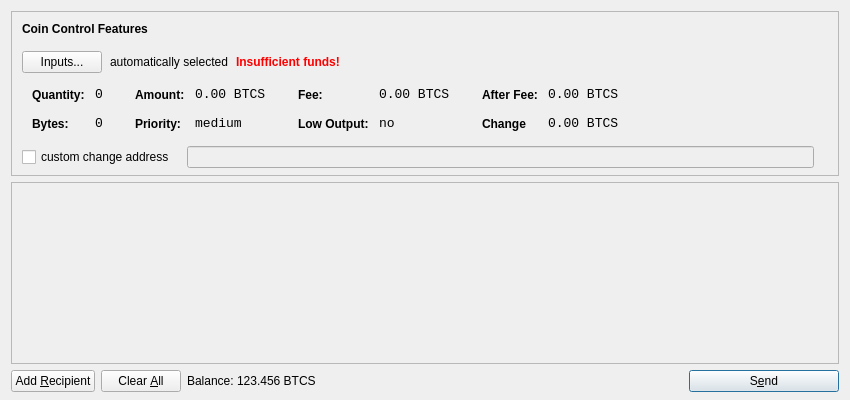
<?xml version="1.0" encoding="UTF-8"?>
<ui version="4.0">
 <class>SendCoinsDialog</class>
 <widget class="QDialog" name="SendCoinsDialog">
  <property name="geometry">
   <rect>
    <x>0</x>
    <y>0</y>
    <width>850</width>
    <height>400</height>
   </rect>
  </property>
  <property name="windowTitle">
   <string>Send Coins</string>
  </property>
  <layout class="QVBoxLayout" name="verticalLayout" stretch="0,1,0">
   <property name="bottomMargin">
    <number>8</number>
   </property>
   <item>
    <widget class="QFrame" name="frameCoinControl">
     <property name="sizePolicy">
      <sizepolicy hsizetype="Expanding" vsizetype="Expanding">
       <horstretch>0</horstretch>
       <verstretch>0</verstretch>
      </sizepolicy>
     </property>
     <property name="maximumSize">
      <size>
       <width>16777215</width>
       <height>16777215</height>
      </size>
     </property>
     <property name="frameShape">
      <enum>QFrame::StyledPanel</enum>
     </property>
     <property name="frameShadow">
      <enum>QFrame::Sunken</enum>
     </property>
     <layout class="QVBoxLayout" name="verticalLayoutCoinControl2">
      <property name="spacing">
       <number>-1</number>
      </property>
      <property name="leftMargin">
       <number>0</number>
      </property>
      <property name="topMargin">
       <number>0</number>
      </property>
      <property name="rightMargin">
       <number>0</number>
      </property>
      <property name="bottomMargin">
       <number>6</number>
      </property>
      <item>
       <layout class="QVBoxLayout" name="verticalLayoutCoinControl" stretch="0,0,0,0,1">
        <property name="spacing">
         <number>0</number>
        </property>
        <property name="leftMargin">
         <number>10</number>
        </property>
        <property name="topMargin">
         <number>10</number>
        </property>
        <item>
         <layout class="QHBoxLayout" name="horizontalLayoutCoinControl1">
          <property name="bottomMargin">
           <number>15</number>
          </property>
          <item>
           <widget class="QLabel" name="labelCoinControlFeatures">
            <property name="sizePolicy">
             <sizepolicy hsizetype="Preferred" vsizetype="Maximum">
              <horstretch>0</horstretch>
              <verstretch>0</verstretch>
             </sizepolicy>
            </property>
            <property name="font">
             <font>
              <weight>75</weight>
              <bold>true</bold>
             </font>
            </property>
            <property name="styleSheet">
             <string notr="true">font-weight:bold;</string>
            </property>
            <property name="text">
             <string>Coin Control Features</string>
            </property>
           </widget>
          </item>
         </layout>
        </item>
        <item>
         <layout class="QHBoxLayout" name="horizontalLayoutCoinControl2" stretch="0,0,0,0">
          <property name="spacing">
           <number>8</number>
          </property>
          <property name="bottomMargin">
           <number>10</number>
          </property>
          <item>
           <widget class="QPushButton" name="pushButtonCoinControl">
            <property name="styleSheet">
             <string notr="true"/>
            </property>
            <property name="text">
             <string>Inputs...</string>
            </property>
           </widget>
          </item>
          <item>
           <widget class="QLabel" name="labelCoinControlAutomaticallySelected">
            <property name="text">
             <string>automatically selected</string>
            </property>
            <property name="margin">
             <number>5</number>
            </property>
           </widget>
          </item>
          <item>
           <widget class="QLabel" name="labelCoinControlInsuffFunds">
            <property name="font">
             <font>
              <weight>75</weight>
              <bold>true</bold>
             </font>
            </property>
            <property name="styleSheet">
             <string notr="true">color:red;font-weight:bold;</string>
            </property>
            <property name="text">
             <string>Insufficient funds!</string>
            </property>
            <property name="margin">
             <number>5</number>
            </property>
           </widget>
          </item>
          <item>
           <spacer name="horizontalSpacerCoinControl">
            <property name="orientation">
             <enum>Qt::Horizontal</enum>
            </property>
            <property name="sizeHint" stdset="0">
             <size>
              <width>40</width>
              <height>1</height>
             </size>
            </property>
           </spacer>
          </item>
         </layout>
        </item>
        <item>
         <widget class="QWidget" name="widgetCoinControl" native="true">
          <property name="sizePolicy">
           <sizepolicy hsizetype="Preferred" vsizetype="Preferred">
            <horstretch>0</horstretch>
            <verstretch>0</verstretch>
           </sizepolicy>
          </property>
          <property name="minimumSize">
           <size>
            <width>0</width>
            <height>0</height>
           </size>
          </property>
          <property name="styleSheet">
           <string notr="true"/>
          </property>
          <layout class="QHBoxLayout" name="horizontalLayoutCoinControl5">
           <property name="margin">
            <number>0</number>
           </property>
           <item>
            <layout class="QHBoxLayout" name="horizontalLayoutCoinControl3" stretch="0,0,0,1">
             <property name="spacing">
              <number>20</number>
             </property>
             <property name="topMargin">
              <number>0</number>
             </property>
             <property name="bottomMargin">
              <number>10</number>
             </property>
             <item>
              <layout class="QFormLayout" name="formLayoutCoinControl1">
               <property name="horizontalSpacing">
                <number>10</number>
               </property>
               <property name="verticalSpacing">
                <number>14</number>
               </property>
               <property name="leftMargin">
                <number>10</number>
               </property>
               <property name="topMargin">
                <number>4</number>
               </property>
               <property name="rightMargin">
                <number>6</number>
               </property>
               <item row="0" column="0">
                <widget class="QLabel" name="labelCoinControlQuantityText">
                 <property name="styleSheet">
                  <string notr="true">font-weight:bold;</string>
                 </property>
                 <property name="text">
                  <string>Quantity:</string>
                 </property>
                 <property name="margin">
                  <number>0</number>
                 </property>
                </widget>
               </item>
               <item row="0" column="1">
                <widget class="QLabel" name="labelCoinControlQuantity">
                 <property name="font">
                  <font>
                   <family>Monospace</family>
                   <pointsize>10</pointsize>
                  </font>
                 </property>
                 <property name="cursor">
                  <cursorShape>IBeamCursor</cursorShape>
                 </property>
                 <property name="contextMenuPolicy">
                  <enum>Qt::ActionsContextMenu</enum>
                 </property>
                 <property name="text">
                  <string>0</string>
                 </property>
                 <property name="margin">
                  <number>0</number>
                 </property>
                 <property name="textInteractionFlags">
                  <set>Qt::LinksAccessibleByMouse|Qt::TextSelectableByKeyboard|Qt::TextSelectableByMouse</set>
                 </property>
                </widget>
               </item>
               <item row="1" column="0">
                <widget class="QLabel" name="labelCoinControlBytesText">
                 <property name="styleSheet">
                  <string notr="true">font-weight:bold;</string>
                 </property>
                 <property name="text">
                  <string>Bytes:</string>
                 </property>
                </widget>
               </item>
               <item row="1" column="1">
                <widget class="QLabel" name="labelCoinControlBytes">
                 <property name="font">
                  <font>
                   <family>Monospace</family>
                   <pointsize>10</pointsize>
                  </font>
                 </property>
                 <property name="cursor">
                  <cursorShape>IBeamCursor</cursorShape>
                 </property>
                 <property name="contextMenuPolicy">
                  <enum>Qt::ActionsContextMenu</enum>
                 </property>
                 <property name="text">
                  <string>0</string>
                 </property>
                 <property name="textInteractionFlags">
                  <set>Qt::LinksAccessibleByMouse|Qt::TextSelectableByKeyboard|Qt::TextSelectableByMouse</set>
                 </property>
                </widget>
               </item>
              </layout>
             </item>
             <item>
              <layout class="QFormLayout" name="formLayoutCoinControl2">
               <property name="horizontalSpacing">
                <number>10</number>
               </property>
               <property name="verticalSpacing">
                <number>14</number>
               </property>
               <property name="leftMargin">
                <number>6</number>
               </property>
               <property name="topMargin">
                <number>4</number>
               </property>
               <property name="rightMargin">
                <number>6</number>
               </property>
               <item row="0" column="0">
                <widget class="QLabel" name="labelCoinControlAmountText">
                 <property name="styleSheet">
                  <string notr="true">font-weight:bold;</string>
                 </property>
                 <property name="text">
                  <string>Amount:</string>
                 </property>
                 <property name="margin">
                  <number>0</number>
                 </property>
                </widget>
               </item>
               <item row="0" column="1">
                <widget class="QLabel" name="labelCoinControlAmount">
                 <property name="font">
                  <font>
                   <family>Monospace</family>
                   <pointsize>10</pointsize>
                  </font>
                 </property>
                 <property name="cursor">
                  <cursorShape>IBeamCursor</cursorShape>
                 </property>
                 <property name="contextMenuPolicy">
                  <enum>Qt::ActionsContextMenu</enum>
                 </property>
                 <property name="text">
                  <string>0.00 BTCS</string>
                 </property>
                 <property name="textInteractionFlags">
                  <set>Qt::LinksAccessibleByMouse|Qt::TextSelectableByKeyboard|Qt::TextSelectableByMouse</set>
                 </property>
                </widget>
               </item>
               <item row="1" column="0">
                <widget class="QLabel" name="labelCoinControlPriorityText">
                 <property name="styleSheet">
                  <string notr="true">font-weight:bold;</string>
                 </property>
                 <property name="text">
                  <string>Priority:</string>
                 </property>
                </widget>
               </item>
               <item row="1" column="1">
                <widget class="QLabel" name="labelCoinControlPriority">
                 <property name="font">
                  <font>
                   <family>Monospace</family>
                   <pointsize>10</pointsize>
                  </font>
                 </property>
                 <property name="cursor">
                  <cursorShape>IBeamCursor</cursorShape>
                 </property>
                 <property name="contextMenuPolicy">
                  <enum>Qt::ActionsContextMenu</enum>
                 </property>
                 <property name="text">
                  <string>medium</string>
                 </property>
                 <property name="textInteractionFlags">
                  <set>Qt::LinksAccessibleByMouse|Qt::TextSelectableByKeyboard|Qt::TextSelectableByMouse</set>
                 </property>
                </widget>
               </item>
              </layout>
             </item>
             <item>
              <layout class="QFormLayout" name="formLayoutCoinControl3">
               <property name="horizontalSpacing">
                <number>10</number>
               </property>
               <property name="verticalSpacing">
                <number>14</number>
               </property>
               <property name="leftMargin">
                <number>6</number>
               </property>
               <property name="topMargin">
                <number>4</number>
               </property>
               <property name="rightMargin">
                <number>6</number>
               </property>
               <item row="0" column="0">
                <widget class="QLabel" name="labelCoinControlFeeText">
                 <property name="styleSheet">
                  <string notr="true">font-weight:bold;</string>
                 </property>
                 <property name="text">
                  <string>Fee:</string>
                 </property>
                 <property name="margin">
                  <number>0</number>
                 </property>
                </widget>
               </item>
               <item row="0" column="1">
                <widget class="QLabel" name="labelCoinControlFee">
                 <property name="font">
                  <font>
                   <family>Monospace</family>
                   <pointsize>10</pointsize>
                  </font>
                 </property>
                 <property name="cursor">
                  <cursorShape>IBeamCursor</cursorShape>
                 </property>
                 <property name="contextMenuPolicy">
                  <enum>Qt::ActionsContextMenu</enum>
                 </property>
                 <property name="text">
                  <string>0.00 BTCS</string>
                 </property>
                 <property name="textInteractionFlags">
                  <set>Qt::LinksAccessibleByMouse|Qt::TextSelectableByKeyboard|Qt::TextSelectableByMouse</set>
                 </property>
                </widget>
               </item>
               <item row="1" column="0">
                <widget class="QLabel" name="labelCoinControlLowOutputText">
                 <property name="styleSheet">
                  <string notr="true">font-weight:bold;</string>
                 </property>
                 <property name="text">
                  <string>Low Output:</string>
                 </property>
                </widget>
               </item>
               <item row="1" column="1">
                <widget class="QLabel" name="labelCoinControlLowOutput">
                 <property name="font">
                  <font>
                   <family>Monospace</family>
                   <pointsize>10</pointsize>
                  </font>
                 </property>
                 <property name="cursor">
                  <cursorShape>IBeamCursor</cursorShape>
                 </property>
                 <property name="contextMenuPolicy">
                  <enum>Qt::ActionsContextMenu</enum>
                 </property>
                 <property name="text">
                  <string>no</string>
                 </property>
                 <property name="textInteractionFlags">
                  <set>Qt::LinksAccessibleByMouse|Qt::TextSelectableByKeyboard|Qt::TextSelectableByMouse</set>
                 </property>
                </widget>
               </item>
              </layout>
             </item>
             <item>
              <layout class="QFormLayout" name="formLayoutCoinControl4">
               <property name="horizontalSpacing">
                <number>10</number>
               </property>
               <property name="verticalSpacing">
                <number>14</number>
               </property>
               <property name="leftMargin">
                <number>6</number>
               </property>
               <property name="topMargin">
                <number>4</number>
               </property>
               <property name="rightMargin">
                <number>6</number>
               </property>
               <item row="0" column="0">
                <widget class="QLabel" name="labelCoinControlAfterFeeText">
                 <property name="styleSheet">
                  <string notr="true">font-weight:bold;</string>
                 </property>
                 <property name="text">
                  <string>After Fee:</string>
                 </property>
                 <property name="margin">
                  <number>0</number>
                 </property>
                </widget>
               </item>
               <item row="0" column="1">
                <widget class="QLabel" name="labelCoinControlAfterFee">
                 <property name="font">
                  <font>
                   <family>Monospace</family>
                   <pointsize>10</pointsize>
                  </font>
                 </property>
                 <property name="cursor">
                  <cursorShape>IBeamCursor</cursorShape>
                 </property>
                 <property name="contextMenuPolicy">
                  <enum>Qt::ActionsContextMenu</enum>
                 </property>
                 <property name="text">
                  <string>0.00 BTCS</string>
                 </property>
                 <property name="textInteractionFlags">
                  <set>Qt::LinksAccessibleByMouse|Qt::TextSelectableByKeyboard|Qt::TextSelectableByMouse</set>
                 </property>
                </widget>
               </item>
               <item row="1" column="0">
                <widget class="QLabel" name="labelCoinControlChangeText">
                 <property name="styleSheet">
                  <string notr="true">font-weight:bold;</string>
                 </property>
                 <property name="text">
                  <string>Change</string>
                 </property>
                </widget>
               </item>
               <item row="1" column="1">
                <widget class="QLabel" name="labelCoinControlChange">
                 <property name="font">
                  <font>
                   <family>Monospace</family>
                   <pointsize>10</pointsize>
                  </font>
                 </property>
                 <property name="cursor">
                  <cursorShape>IBeamCursor</cursorShape>
                 </property>
                 <property name="contextMenuPolicy">
                  <enum>Qt::ActionsContextMenu</enum>
                 </property>
                 <property name="text">
                  <string>0.00 BTCS</string>
                 </property>
                 <property name="textInteractionFlags">
                  <set>Qt::LinksAccessibleByMouse|Qt::TextSelectableByKeyboard|Qt::TextSelectableByMouse</set>
                 </property>
                </widget>
               </item>
              </layout>
             </item>
            </layout>
           </item>
          </layout>
         </widget>
        </item>
        <item>
         <layout class="QHBoxLayout" name="horizontalLayoutCoinControl4" stretch="0,0,0">
          <property name="spacing">
           <number>12</number>
          </property>
          <property name="sizeConstraint">
           <enum>QLayout::SetDefaultConstraint</enum>
          </property>
          <property name="topMargin">
           <number>5</number>
          </property>
          <property name="rightMargin">
           <number>5</number>
          </property>
          <item>
           <widget class="QCheckBox" name="checkBoxCoinControlChange">
            <property name="text">
             <string>custom change address</string>
            </property>
           </widget>
          </item>
          <item>
           <widget class="QLineEdit" name="lineEditCoinControlChange">
            <property name="enabled">
             <bool>false</bool>
            </property>
            <property name="sizePolicy">
             <sizepolicy hsizetype="Expanding" vsizetype="Fixed">
              <horstretch>0</horstretch>
              <verstretch>0</verstretch>
             </sizepolicy>
            </property>
           </widget>
          </item>
          <item>
           <widget class="QLabel" name="labelCoinControlChangeLabel">
            <property name="sizePolicy">
             <sizepolicy hsizetype="Preferred" vsizetype="Expanding">
              <horstretch>0</horstretch>
              <verstretch>0</verstretch>
             </sizepolicy>
            </property>
            <property name="minimumSize">
             <size>
              <width>0</width>
              <height>0</height>
             </size>
            </property>
            <property name="text">
             <string/>
            </property>
            <property name="margin">
             <number>3</number>
            </property>
           </widget>
          </item>
         </layout>
        </item>
        <item>
         <spacer name="verticalSpacerCoinControl">
          <property name="orientation">
           <enum>Qt::Vertical</enum>
          </property>
          <property name="sizeHint" stdset="0">
           <size>
            <width>800</width>
            <height>1</height>
           </size>
          </property>
         </spacer>
        </item>
       </layout>
      </item>
     </layout>
    </widget>
   </item>
   <item>
    <widget class="QScrollArea" name="scrollArea">
     <property name="widgetResizable">
      <bool>true</bool>
     </property>
     <widget class="QWidget" name="scrollAreaWidgetContents">
      <property name="geometry">
       <rect>
        <x>0</x>
        <y>0</y>
        <width>830</width>
        <height>165</height>
       </rect>
      </property>
      <layout class="QVBoxLayout" name="verticalLayout_2">
       <property name="margin">
        <number>0</number>
       </property>
       <item>
        <layout class="QVBoxLayout" name="entries">
         <property name="spacing">
          <number>6</number>
         </property>
        </layout>
       </item>
       <item>
        <spacer name="verticalSpacer">
         <property name="orientation">
          <enum>Qt::Vertical</enum>
         </property>
         <property name="sizeHint" stdset="0">
          <size>
           <width>20</width>
           <height>40</height>
          </size>
         </property>
        </spacer>
       </item>
      </layout>
     </widget>
    </widget>
   </item>
   <item>
    <layout class="QHBoxLayout" name="horizontalLayout">
     <item>
      <widget class="QPushButton" name="addButton">
       <property name="toolTip">
        <string>Send to multiple recipients at once</string>
       </property>
       <property name="text">
        <string>Add &amp;Recipient</string>
       </property>
       <property name="icon">
        <iconset resource="../bitcoin.qrc">
         <normaloff>:/icons/add</normaloff>:/icons/add</iconset>
       </property>
       <property name="autoDefault">
        <bool>false</bool>
       </property>
      </widget>
     </item>
     <item>
      <widget class="QPushButton" name="clearButton">
       <property name="sizePolicy">
        <sizepolicy hsizetype="Minimum" vsizetype="Fixed">
         <horstretch>0</horstretch>
         <verstretch>0</verstretch>
        </sizepolicy>
       </property>
       <property name="toolTip">
        <string>Remove all transaction fields</string>
       </property>
       <property name="text">
        <string>Clear &amp;All</string>
       </property>
       <property name="icon">
        <iconset resource="../bitcoin.qrc">
         <normaloff>:/icons/remove</normaloff>:/icons/remove</iconset>
       </property>
       <property name="autoRepeatDelay">
        <number>300</number>
       </property>
       <property name="autoDefault">
        <bool>false</bool>
       </property>
      </widget>
     </item>
     <item>
      <layout class="QHBoxLayout" name="horizontalLayout_2">
       <property name="spacing">
        <number>3</number>
       </property>
       <item>
        <widget class="QLabel" name="label">
         <property name="sizePolicy">
          <sizepolicy hsizetype="Preferred" vsizetype="Fixed">
           <horstretch>0</horstretch>
           <verstretch>0</verstretch>
          </sizepolicy>
         </property>
         <property name="text">
          <string>Balance:</string>
         </property>
        </widget>
       </item>
       <item>
        <widget class="QLabel" name="labelBalance">
         <property name="sizePolicy">
          <sizepolicy hsizetype="Preferred" vsizetype="Fixed">
           <horstretch>0</horstretch>
           <verstretch>0</verstretch>
          </sizepolicy>
         </property>
         <property name="cursor">
          <cursorShape>IBeamCursor</cursorShape>
         </property>
         <property name="text">
          <string>123.456 BTCS</string>
         </property>
         <property name="textInteractionFlags">
          <set>Qt::LinksAccessibleByMouse|Qt::TextSelectableByKeyboard|Qt::TextSelectableByMouse</set>
         </property>
        </widget>
       </item>
      </layout>
     </item>
     <item>
      <spacer name="horizontalSpacer">
       <property name="orientation">
        <enum>Qt::Horizontal</enum>
       </property>
       <property name="sizeHint" stdset="0">
        <size>
         <width>40</width>
         <height>20</height>
        </size>
       </property>
      </spacer>
     </item>
     <item>
      <widget class="QPushButton" name="sendButton">
       <property name="minimumSize">
        <size>
         <width>150</width>
         <height>0</height>
        </size>
       </property>
       <property name="toolTip">
        <string>Confirm the send action</string>
       </property>
       <property name="text">
        <string>S&amp;end</string>
       </property>
       <property name="icon">
        <iconset resource="../bitcoin.qrc">
         <normaloff>:/icons/send</normaloff>:/icons/send</iconset>
       </property>
       <property name="default">
        <bool>true</bool>
       </property>
      </widget>
     </item>
    </layout>
   </item>
  </layout>
 </widget>
 <resources>
  <include location="../bitcoin.qrc"/>
 </resources>
 <connections/>
</ui>
